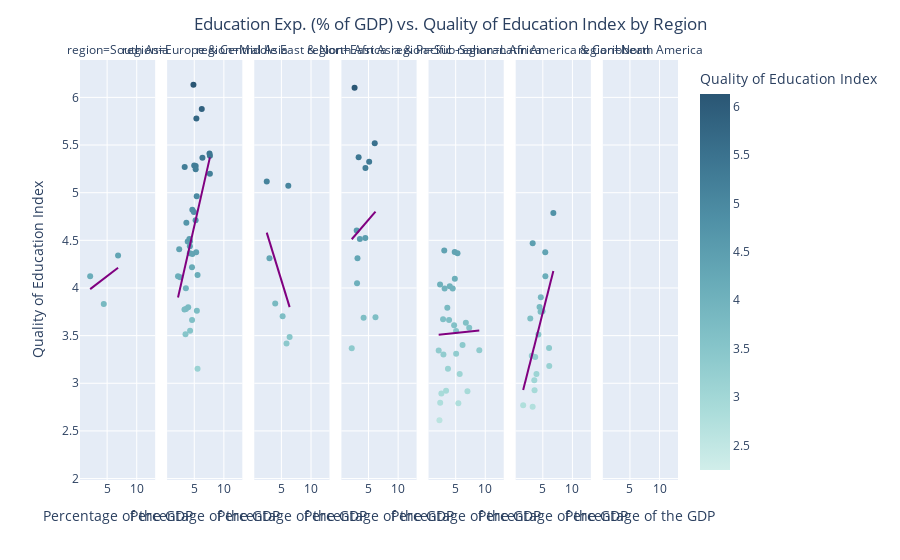

Write notebook code for a chart like this one.
### Markdown cell above
#### 2.2.3 Exploring the relationship among different regions

### Code cell
fig = px.scatter(data_frame=df_indicators_2018,x='edu_exp_pct_gdp',y='edu_quality_index', facet_col = 'region', hover_name='country',
                color='edu_quality_index', trendline='ols', labels={'edu_quality_index':'Quality of Education Index'}, 
                color_continuous_scale=px.colors.sequential.Teal, trendline_color_override='Purple')

# fig = px.scatter(data_frame=df_gdp_qual_2018,x='edu_pcnt_gdp',y='val_qual_ed',color='val_qual_ed',hover_data=['country_name','year'],facet_col='region',trendline='ols', 
#                  category_orders=regions_ord, labels={'val_qual_ed':'Quality of Education Index'}, color_continuous_scale=px.colors.sequential.Teal, trendline_color_override='Purple')

#Setting the labels of the plot
fig.update_layout(
    title={
        'text': 'Education Exp. (% of GDP) vs. Quality of Education Index by Region',
        'x':0.5,
        'xanchor': 'center'},
    xaxis_title='Percentage of the GDP',
    yaxis_title='Quality of Education Index',
    legend={'title':'Quality of Education Index'}
)

#Ensuring that all x-axis show the correct label
fig.for_each_xaxis(lambda x: x.update(title = 'Percentage of the GDP'))

fig.show()

### Figure 1 — Plotly figure (JSON) as saved in the notebook; plotly's stock layout.template omitted (floating-point values rounded to 4 significant figures)
{"data": [{"hovertemplate": "<b>%{hovertext}</b><br><br>region=South Asia<br>edu_exp_pct_gdp=%{x}<br>Quality of Education Index=%{marker.color}<extra></extra>", "hovertext": ["Afghanistan", "Bangladesh", "Bhutan", "India", "Maldives", "Nepal", "Pakistan", "Sri Lanka"], "legendgroup": "", "marker": {"color": [null, 3.384, 4.341, 4.605, null, 3.831, 3.66, 4.124], "coloraxis": "coloraxis", "symbol": "circle"}, "mode": "markers", "name": "", "orientation": "v", "showlegend": false, "type": "scatter", "x": [3.2, null, 6.851, null, 3.912, 4.434, null, 2.135], "xaxis": "x", "y": [null, 3.384, 4.341, 4.605, null, 3.831, 3.66, 4.124], "yaxis": "y"}, {"hovertemplate": "<b>OLS trendline</b><br>edu_quality_index = 0.0474685 * edu_exp_pct_gdp + 3.88641<br>R<sup>2</sup>=0.191073<br><br>region=South Asia<br>edu_exp_pct_gdp=%{x}<br>Quality of Education Index=%{y} <b>(trend)</b><extra></extra>", "legendgroup": "", "line": {"color": "Purple"}, "marker": {"symbol": "circle"}, "mode": "lines", "name": "", "showlegend": false, "type": "scatter", "x": [2.135, 4.434, 6.851], "xaxis": "x", "y": [3.988, 4.097, 4.212], "yaxis": "y"}, {"hovertemplate": "<b>%{hovertext}</b><br><br>region=Europe & Central Asia<br>edu_exp_pct_gdp=%{x}<br>Quality of Education Index=%{marker.color}<extra></extra>", "hovertext": ["Albania", "Andorra", "Armenia", "Austria", "Azerbaijan", "Belarus", "Belgium", "Bosnia and Herzegovina", "Bulgaria", "Channel Islands", "Croatia", "Cyprus", "Czech", "Denmark", "Estonia", "Faroe Islands", "Finland", "France", "Georgia", "Germany", "Gibraltar", "Greece", "Greenland", "Hungary", "Iceland", "Ireland", "Isle of Man", "Italy", "Kazakhstan", "Kosovo", "Kyrgyzstan", "Latvia", "Liechtenstein", "Lithuania", "Luxembourg", "Moldova", "Monaco", "Montenegro", "Netherlands", "North Macedonia", "Norway", "Poland", "Portugal", "Romania", "Russia", "San Marino", "Serbia", "Slovakia", "Slovenia", "Spain", "Sweden", "Switzerland", "Tajikistan", "Turkey", "Turkmenistan", "Ukraine", "United Kingdom", "Uzbekistan"], "legendgroup": "", "marker": {"color": [4.486, null, 4.123, 4.71, 4.406, null, 5.367, 3.237, 3.773, null, 3.622, 4.184, 4.489, 5.441, 5.281, null, 5.878, 4.963, 3.515, 5.284, null, 3.778, null, 3.664, 5.411, 5.269, null, 4.438, 4.113, null, 3.152, 4.364, null, 4.489, 4.684, 3.76, null, 4.08, 5.779, null, 5.386, 4.217, 4.821, 3.774, 4.356, null, 3.996, 3.799, 4.796, 4.515, 5.199, 6.133, 4.135, 3.552, null, 4.374, 5.246, null], "coloraxis": "coloraxis", "symbol": "circle"}, "mode": "markers", "name": "", "orientation": "v", "showlegend": false, "type": "scatter", "x": [null, 3.247, 2.256, 5.225, 2.455, 5.381, 6.377, null, null, null, null, null, 4.267, null, 5.239, null, 6.269, 5.413, 3.521, 4.993, null, 3.594, 10.56, 4.627, 7.574, 3.383, null, 4.256, 2.616, null, 5.553, 4.245, null, 3.895, 3.666, 5.44, null, null, 5.358, null, 7.644, 4.616, 4.675, 3.345, 4.678, 3.555, 3.582, 3.976, 4.936, 4.178, 7.641, 4.861, 5.558, 4.295, null, 5.319, 5.239, 5.9], "xaxis": "x2", "y": [4.486, null, 4.123, 4.71, 4.406, null, 5.367, 3.237, 3.773, null, 3.622, 4.184, 4.489, 5.441, 5.281, null, 5.878, 4.963, 3.515, 5.284, null, 3.778, null, 3.664, 5.411, 5.269, null, 4.438, 4.113, null, 3.152, 4.364, null, 4.489, 4.684, 3.76, null, 4.08, 5.779, null, 5.386, 4.217, 4.821, 3.774, 4.356, null, 3.996, 3.799, 4.796, 4.515, 5.199, 6.133, 4.135, 3.552, null, 4.374, 5.246, null], "yaxis": "y2"}, {"hovertemplate": "<b>OLS trendline</b><br>edu_quality_index = 0.272985 * edu_exp_pct_gdp + 3.28408<br>R<sup>2</sup>=0.240171<br><br>region=Europe & Central Asia<br>edu_exp_pct_gdp=%{x}<br>Quality of Education Index=%{y} <b>(trend)</b><extra></extra>", "legendgroup": "", "line": {"color": "Purple"}, "marker": {"symbol": "circle"}, "mode": "lines", "name": "", "showlegend": false, "type": "scatter", "x": [2.256, 2.455, 2.616, 3.345, 3.383, 3.521, 3.582, 3.594, 3.666, 3.895, 3.976, 4.178, 4.245, 4.256, 4.267, 4.295, 4.616, 4.627, 4.675, 4.678, 4.861, 4.936, 4.993, 5.225, 5.239, 5.239, 5.319, 5.358, 5.413, 5.44, 5.553, 5.558, 6.269, 6.377, 7.574, 7.641, 7.644], "xaxis": "x2", "y": [3.9, 3.954, 3.998, 4.197, 4.208, 4.245, 4.262, 4.265, 4.285, 4.347, 4.369, 4.425, 4.443, 4.446, 4.449, 4.456, 4.544, 4.547, 4.56, 4.561, 4.611, 4.632, 4.647, 4.711, 4.714, 4.714, 4.736, 4.747, 4.762, 4.769, 4.8, 4.801, 4.996, 5.025, 5.352, 5.37, 5.371], "yaxis": "y2"}, {"hovertemplate": "<b>%{hovertext}</b><br><br>region=Middle East & North Africa<br>edu_exp_pct_gdp=%{x}<br>Quality of Education Index=%{marker.color}<extra></extra>", "hovertext": ["Algeria", "Bahrain", "Djibouti", "Egypt", "Iran", "Iraq", "Israel", "Jordan", "Kuwait", "Lebanon", "Libya", "Malta", "Morocco", "Oman", "Qatar", "Saudi Arabia", "Syria", "Tunisia", "United Arab Emirates", "West Bank and Gaza", "Yemen"], "legendgroup": "", "marker": {"color": [3.417, 4.817, null, 2.905, 3.838, null, 5.072, 4.312, 3.486, 5.119, null, 5.124, 3.48, 3.703, 5.651, 4.336, null, 3.799, 5.482, null, 2.245], "coloraxis": "coloraxis", "symbol": "circle"}, "mode": "markers", "name": "", "orientation": "v", "showlegend": false, "type": "scatter", "x": [5.866, null, 3.628, null, 3.955, null, 6.165, 2.985, 6.389, 2.524, null, null, null, 5.207, null, null, null, null, null, 5.319, null], "xaxis": "x3", "y": [3.417, 4.817, null, 2.905, 3.838, null, 5.072, 4.312, 3.486, 5.119, null, 5.124, 3.48, 3.703, 5.651, 4.336, null, 3.799, 5.482, null, 2.245], "yaxis": "y3"}, {"hovertemplate": "<b>OLS trendline</b><br>edu_quality_index = -0.202323 * edu_exp_pct_gdp + 5.0917<br>R<sup>2</sup>=0.196672<br><br>region=Middle East & North Africa<br>edu_exp_pct_gdp=%{x}<br>Quality of Education Index=%{y} <b>(trend)</b><extra></extra>", "legendgroup": "", "line": {"color": "Purple"}, "marker": {"symbol": "circle"}, "mode": "lines", "name": "", "showlegend": false, "type": "scatter", "x": [2.524, 2.985, 3.955, 5.207, 5.866, 6.165, 6.389], "xaxis": "x3", "y": [4.581, 4.488, 4.291, 4.038, 3.905, 3.844, 3.799], "yaxis": "y3"}, {"hovertemplate": "<b>%{hovertext}</b><br><br>region=East Asia & Pacific<br>edu_exp_pct_gdp=%{x}<br>Quality of Education Index=%{marker.color}<extra></extra>", "hovertext": ["American Samoa", "Australia", "Brunei", "Cambodia", "China", "Fiji", "French Polynesia", "Guam", "Hong Kong", "Indonesia", "Japan", "Kiribati", "Korea, Rep.", "Lao PDR", "Macao SAR, China", "Malaysia", "Marshall Islands", "Micronesia", "Mongolia", "Myanmar", "Nauru", "New Caledonia", "New Zealand", "Northern Mariana Islands", "Palau", "Papua New Guinea", "Philippines", "Samoa", "Singapore", "Solomon Islands", "Thailand", "Timor-Leste", "Tonga", "Tuvalu", "Vanuatu", "Vietnam"], "legendgroup": "", "marker": {"color": [null, 5.325, 4.585, 3.368, 4.514, null, null, null, 5.372, 4.603, 4.761, null, 4.524, 3.837, null, 5.258, null, null, 3.693, null, null, null, 5.519, null, null, null, 4.312, null, 6.102, null, 4.051, null, null, null, null, 3.687], "coloraxis": "coloraxis", "symbol": "circle"}, "mode": "markers", "name": "", "orientation": "v", "showlegend": false, "type": "scatter", "x": [null, 5.108, null, 2.163, 3.542, 4.836, null, null, 3.327, 3, null, 11.97, 4.458, null, 2.728, 4.48, null, 9.697, 6.173, 1.923, null, null, 6.049, null, null, 1.875, 3.133, 4.532, 2.645, null, 3.057, 6.831, 6.373, null, null, 4.167], "xaxis": "x4", "y": [null, 5.325, 4.585, 3.368, 4.514, null, null, null, 5.372, 4.603, 4.761, null, 4.524, 3.837, null, 5.258, null, null, 3.693, null, null, null, 5.519, null, null, null, 4.312, null, 6.102, null, 4.051, null, null, null, null, 3.687], "yaxis": "y4"}, {"hovertemplate": "<b>OLS trendline</b><br>edu_quality_index = 0.0724608 * edu_exp_pct_gdp + 4.35458<br>R<sup>2</sup>=0.012215<br><br>region=East Asia & Pacific<br>edu_exp_pct_gdp=%{x}<br>Quality of Education Index=%{y} <b>(trend)</b><extra></extra>", "legendgroup": "", "line": {"color": "Purple"}, "marker": {"symbol": "circle"}, "mode": "lines", "name": "", "showlegend": false, "type": "scatter", "x": [2.163, 2.645, 3, 3.057, 3.133, 3.327, 3.542, 4.167, 4.458, 4.48, 5.108, 6.049, 6.173], "xaxis": "x4", "y": [4.511, 4.546, 4.572, 4.576, 4.582, 4.596, 4.611, 4.657, 4.678, 4.679, 4.725, 4.793, 4.802], "yaxis": "y4"}, {"hovertemplate": "<b>%{hovertext}</b><br><br>region=Sub-Saharan Africa<br>edu_exp_pct_gdp=%{x}<br>Quality of Education Index=%{marker.color}<extra></extra>", "hovertext": ["Angola", "Benin", "Botswana", "Burkina Faso", "Burundi", "Cabo Verde", "Cameroon", "Central African Republic", "Chad", "Comoros", "Cote d'Ivoire", "Equatorial Guinea", "Eritrea", "Eswatini", "Ethiopia", "Gabon", "Gambia", "Ghana", "Guinea", "Guinea-Bissau", "Kenya", "Lesotho", "Liberia", "Madagascar", "Malawi", "Mali", "Mauritania", "Mauritius", "Mozambique", "Namibia", "Niger", "Nigeria", "Rwanda", "Sao Tome and Principe", "Senegal", "Seychelles", "Sierra Leone", "Somalia", "South Africa", "South Sudan", "Sudan", "Tanzania", "Togo", "Uganda", "Zambia", "Zimbabwe", "Congo"], "legendgroup": "", "marker": {"color": [null, 3.303, 3.636, null, 3.31, null, 3.995, null, 2.613, null, null, null, null, 3.097, 3.549, null, 4.036, 4.019, 2.795, null, 4.365, 3.584, 2.892, 3.672, 2.923, 3.664, 2.366, 4.377, 2.79, 3.345, null, 3.168, 4.394, null, 4.097, 3.995, 2.917, null, 3.402, null, null, 3.151, null, 3.343, 3.609, 3.793, null], "coloraxis": "coloraxis", "symbol": "circle"}, "mode": "markers", "name": "", "orientation": "v", "showlegend": false, "type": "scatter", "x": [2.045, 2.934, 6.721, 5.431, 5.079, 5.369, 3.131, 1.566, 2.259, null, 3.24, null, null, 5.679, 5.069, 2.933, 2.365, 4.004, 2.384, 2.138, 5.306, 7.285, 2.584, 2.875, 3.382, 3.883, null, 4.835, 5.452, 8.988, 3.447, null, 3.074, 5.235, 4.858, 4.499, 6.99, null, 6.159, null, null, 3.696, 4.044, 2.131, 4.74, 3.587, null], "xaxis": "x5", "y": [null, 3.303, 3.636, null, 3.31, null, 3.995, null, 2.613, null, null, null, null, 3.097, 3.549, null, 4.036, 4.019, 2.795, null, 4.365, 3.584, 2.892, 3.672, 2.923, 3.664, 2.366, 4.377, 2.79, 3.345, null, 3.168, 4.394, null, 4.097, 3.995, 2.917, null, 3.402, null, null, 3.151, null, 3.343, 3.609, 3.793, null], "yaxis": "y5"}, {"hovertemplate": "<b>OLS trendline</b><br>edu_quality_index = 0.0063906 * edu_exp_pct_gdp + 3.49552<br>R<sup>2</sup>=0.000465<br><br>region=Sub-Saharan Africa<br>edu_exp_pct_gdp=%{x}<br>Quality of Education Index=%{y} <b>(trend)</b><extra></extra>", "legendgroup": "", "line": {"color": "Purple"}, "marker": {"symbol": "circle"}, "mode": "lines", "name": "", "showlegend": false, "type": "scatter", "x": [2.131, 2.259, 2.365, 2.384, 2.584, 2.875, 2.934, 3.074, 3.131, 3.382, 3.587, 3.696, 3.883, 4.004, 4.499, 4.74, 4.835, 4.858, 5.069, 5.079, 5.306, 5.452, 5.679, 6.159, 6.721, 6.99, 7.285, 8.988], "xaxis": "x5", "y": [3.509, 3.51, 3.511, 3.511, 3.512, 3.514, 3.514, 3.515, 3.516, 3.517, 3.518, 3.519, 3.52, 3.521, 3.524, 3.526, 3.526, 3.527, 3.528, 3.528, 3.529, 3.53, 3.532, 3.535, 3.538, 3.54, 3.542, 3.553], "yaxis": "y5"}, {"hovertemplate": "<b>%{hovertext}</b><br><br>region=Latin America & Caribbean<br>edu_exp_pct_gdp=%{x}<br>Quality of Education Index=%{marker.color}<extra></extra>", "hovertext": ["Antigua and Barbuda", "Argentina", "Aruba", "Bahamas", "Barbados", "Belize", "Bolivia", "Brazil", "British Virgin Islands", "Cayman Islands", "Chile", "Colombia", "Costa Rica", "Cuba", "Curacao", "Dominica", "Dominican Republic", "Ecuador", "El Salvador", "Grenada", "Guatemala", "Guyana", "Haiti", "Honduras", "Jamaica", "Mexico", "Nicaragua", "Panama", "Paraguay", "Peru", "Puerto Rico", "Sint Maarten (Dutch part)", "St. Kitts and Nevis", "St. Lucia", "St. Martin (French part)", "St. Vincent and the Grenadines", "Suriname", "Trinidad and Tobago", "Turks and Caicos Islands", "Uruguay"], "legendgroup": "", "marker": {"color": [null, 3.757, null, null, null, null, null, 3.183, null, null, 4.122, 3.8, 4.788, null, null, null, 3.097, 3.751, 2.928, null, 3.29, null, 2.768, 3.369, 4.375, 3.512, 3.032, 3.68, 2.754, 3.277, null, null, null, null, null, null, null, 4.469, null, 3.902], "coloraxis": "coloraxis", "symbol": "circle"}, "mode": "markers", "name": "", "orientation": "v", "showlegend": false, "type": "scatter", "x": [2.644, 4.946, null, 2.31, 5.429, 7.472, null, 6.089, 2.694, null, 5.433, 4.449, 6.779, null, null, 5.572, 3.928, 4.621, 3.606, 3.553, 3.137, 4.451, 1.682, 6.056, 5.414, 4.254, 3.563, 2.883, 3.283, 3.714, null, null, null, 3.332, null, 5.694, 5.689, 3.286, 2.744, 4.663], "xaxis": "x6", "y": [null, 3.757, null, null, null, null, null, 3.183, null, null, 4.122, 3.8, 4.788, null, null, null, 3.097, 3.751, 2.928, null, 3.29, null, 2.768, 3.369, 4.375, 3.512, 3.032, 3.68, 2.754, 3.277, null, null, null, null, null, null, null, 4.469, null, 3.902], "yaxis": "y6"}, {"hovertemplate": "<b>OLS trendline</b><br>edu_quality_index = 0.245027 * edu_exp_pct_gdp + 2.51645<br>R<sup>2</sup>=0.290588<br><br>region=Latin America & Caribbean<br>edu_exp_pct_gdp=%{x}<br>Quality of Education Index=%{y} <b>(trend)</b><extra></extra>", "legendgroup": "", "line": {"color": "Purple"}, "marker": {"symbol": "circle"}, "mode": "lines", "name": "", "showlegend": false, "type": "scatter", "x": [1.682, 2.883, 3.137, 3.283, 3.286, 3.563, 3.606, 3.714, 3.928, 4.254, 4.449, 4.621, 4.663, 4.946, 5.414, 5.433, 6.056, 6.089, 6.779], "xaxis": "x6", "y": [2.929, 3.223, 3.285, 3.321, 3.322, 3.389, 3.4, 3.427, 3.479, 3.559, 3.607, 3.649, 3.659, 3.728, 3.843, 3.848, 4.0, 4.008, 4.178], "yaxis": "y6"}, {"hovertemplate": "<b>%{hovertext}</b><br><br>region=North America<br>edu_exp_pct_gdp=%{x}<br>Quality of Education Index=%{marker.color}<extra></extra>", "hovertext": ["Bermuda", "Canada", "United States"], "legendgroup": "", "marker": {"color": [null, 5.579, 5.697], "coloraxis": "coloraxis", "symbol": "circle"}, "mode": "markers", "name": "", "orientation": "v", "showlegend": false, "type": "scatter", "x": [null, null, null], "xaxis": "x7", "y": [null, 5.579, 5.697], "yaxis": "y7"}, {"hovertemplate": "region=North America<extra></extra>", "legendgroup": "", "line": {"color": "Purple"}, "marker": {"symbol": "circle"}, "mode": "lines", "name": "", "showlegend": false, "type": "scatter", "xaxis": "x7", "yaxis": "y7"}], "layout": {"annotations": [{"font": {}, "showarrow": false, "text": "region=South Asia", "x": 0.06286, "xanchor": "center", "xref": "paper", "y": 1, "yanchor": "bottom", "yref": "paper"}, {"font": {}, "showarrow": false, "text": "region=Europe & Central Asia", "x": 0.2086, "xanchor": "center", "xref": "paper", "y": 1, "yanchor": "bottom", "yref": "paper"}, {"font": {}, "showarrow": false, "text": "region=Middle East & North Africa", "x": 0.3543, "xanchor": "center", "xref": "paper", "y": 1, "yanchor": "bottom", "yref": "paper"}, {"font": {}, "showarrow": false, "text": "region=East Asia & Pacific", "x": 0.5, "xanchor": "center", "xref": "paper", "y": 1, "yanchor": "bottom", "yref": "paper"}, {"font": {}, "showarrow": false, "text": "region=Sub-Saharan Africa", "x": 0.6457, "xanchor": "center", "xref": "paper", "y": 1, "yanchor": "bottom", "yref": "paper"}, {"font": {}, "showarrow": false, "text": "region=Latin America & Caribbean", "x": 0.7914, "xanchor": "center", "xref": "paper", "y": 1, "yanchor": "bottom", "yref": "paper"}, {"font": {}, "showarrow": false, "text": "region=North America", "x": 0.9371, "xanchor": "center", "xref": "paper", "y": 1, "yanchor": "bottom", "yref": "paper"}], "coloraxis": {"colorbar": {"title": {"text": "Quality of Education Index"}}, "colorscale": [[0, "rgb(209, 238, 234)"], [0.1667, "rgb(168, 219, 217)"], [0.3333, "rgb(133, 196, 201)"], [0.5, "rgb(104, 171, 184)"], [0.6667, "rgb(79, 144, 166)"], [0.8333, "rgb(59, 115, 143)"], [1, "rgb(42, 86, 116)"]]}, "legend": {"title": {"text": "Quality of Education Index"}, "tracegroupgap": 0}, "margin": {"t": 60}, "title": {"text": "Education Exp. (% of GDP) vs. Quality of Education Index by Region", "x": 0.5, "xanchor": "center"}, "xaxis": {"anchor": "y", "domain": [0, 0.1257], "title": {"text": "Percentage of the GDP"}}, "xaxis2": {"anchor": "y2", "domain": [0.1457, 0.2714], "matches": "x", "title": {"text": "Percentage of the GDP"}}, "xaxis3": {"anchor": "y3", "domain": [0.2914, 0.4171], "matches": "x", "title": {"text": "Percentage of the GDP"}}, "xaxis4": {"anchor": "y4", "domain": [0.4371, 0.5629], "matches": "x", "title": {"text": "Percentage of the GDP"}}, "xaxis5": {"anchor": "y5", "domain": [0.5829, 0.7086], "matches": "x", "title": {"text": "Percentage of the GDP"}}, "xaxis6": {"anchor": "y6", "domain": [0.7286, 0.8543], "matches": "x", "title": {"text": "Percentage of the GDP"}}, "xaxis7": {"anchor": "y7", "domain": [0.8743, 1.0], "matches": "x", "title": {"text": "Percentage of the GDP"}}, "yaxis": {"anchor": "x", "domain": [0, 1], "title": {"text": "Quality of Education Index"}}, "yaxis2": {"anchor": "x2", "domain": [0, 1], "matches": "y", "showticklabels": false}, "yaxis3": {"anchor": "x3", "domain": [0, 1], "matches": "y", "showticklabels": false}, "yaxis4": {"anchor": "x4", "domain": [0, 1], "matches": "y", "showticklabels": false}, "yaxis5": {"anchor": "x5", "domain": [0, 1], "matches": "y", "showticklabels": false}, "yaxis6": {"anchor": "x6", "domain": [0, 1], "matches": "y", "showticklabels": false}, "yaxis7": {"anchor": "x7", "domain": [0, 1], "matches": "y", "showticklabels": false}}}
